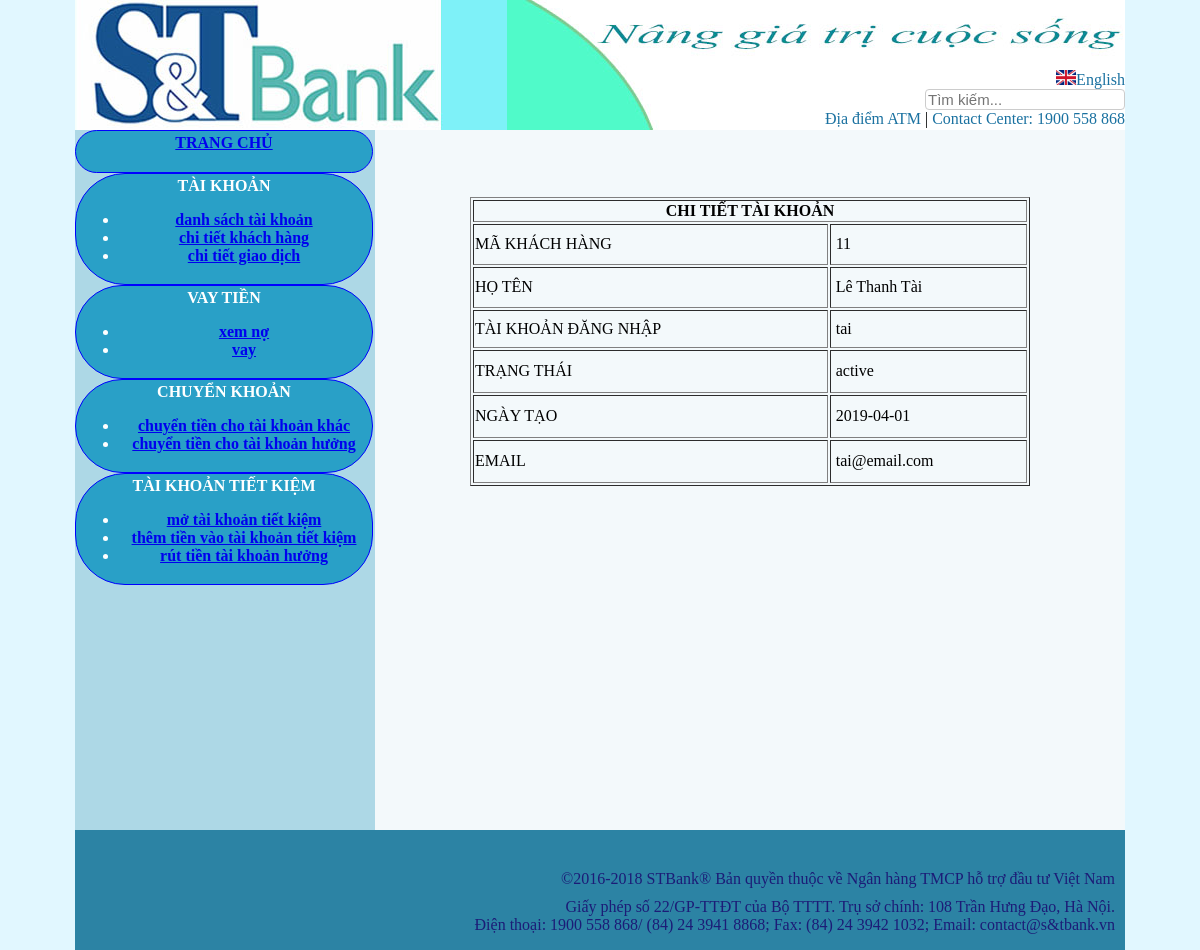
Page /acctrangchu.php?ts=ctkh on the committed database.
### tables this page shows
CREATE TABLE `khachhang` (
  `id_khachhang` int(11) NOT NULL,
  `khachhangid` varchar(25) NOT NULL,
  `taikhoanmacdinh` varchar(25) NOT NULL,
  `ho` varchar(25) NOT NULL,
  `ten` varchar(25) NOT NULL,
  `loginid` varchar(25) NOT NULL,
  `pass` varchar(25) NOT NULL,
  `passchuyenkhoan` varchar(25) NOT NULL,
  `trangthai` varchar(25) NOT NULL,
  `ngaytao` date NOT NULL,
  `lancuoidangnhap` date DEFAULT NULL,
  `email` varchar(50) NOT NULL
);

### chitietkhachhang.php (the view, shortened to what this page needs)
<?php require("DBconnect.php") ;?>
	<?php
		$results = mysqli_query($conn,"SELECT * FROM khachhang where khachhangid='11'");
	while($arrow = mysqli_fetch_array($results,MYSQLI_ASSOC)){
		$ngaytao = $arrow["ngaytao"];
		$ho = $arrow["ho"];
		$ten = $arrow ["ten"];
		$loginid = $arrow["loginid"];
		$khachhangid = $arrow["khachhangid"];
		$trangthai = $arrow["trangthai"];
		$email = $arrow ["email"];
	}
	?>
<div align="center" >
     		 <h2>&nbsp;</h2>
     		 <table width="560" border="1"  align="center">
     		   <tr>
     		     <th colspan="2" scope="col">CHI TIẾT TÀI KHOẢN </th>
   		     </tr>
				 <tr>
     		     <td height="37"> MÃ KHÁCH HÀNG</td>
     		     <td>&nbsp;<?php echo $khachhangid; ?></td>
   		     </tr>
     		<tr>
     		     <td height="37"> HỌ TÊN</td>
     		     <td>&nbsp;<?php echo $ho." ".$ten; ?></td>
   		     </tr>
     		   <tr>
     		     <td height="34">TÀI KHOẢN ĐĂNG NHẬP</td>
     		     <td>&nbsp;<?php echo $loginid ; ?></td>
   		     </tr>
     		   <tr>
     		     <td height="39">TRẠNG THÁI</td>
     		     <td>&nbsp;<?php echo $trangthai ; ?></td>
				 </tr>
				 <tr>
     		     <td height="39">NGÀY TẠO</td>
     		     <td>&nbsp;<?php echo $ngaytao ; ?></td>
   		     </tr>
				 <tr>
     		     <td height="39">EMAIL</td>
     		     <td>&nbsp;<?php echo $email ; ?></td>
   		     </tr>
   		   </table>
	</div>

### index.css (style rules this page uses)
body { background-color: #e1f7ff; margin-top: 0px; margin-bottom: 0px; }

### rows in the picture
khachhang: khachhangid "11", ho "Lê Thanh", ten "Tài", loginid "tai", trangthai "active", ngaytao "2019-04-01", email "tai@email.com"
